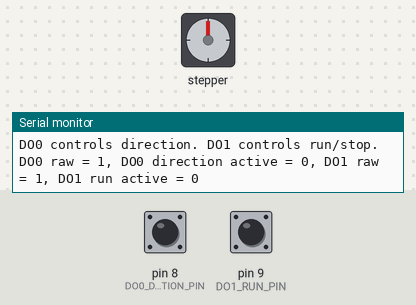
Bench run of a sketch on a simulated Arduino Mega 2560, built with avr-gcc and run on an emulated ATmega2560. On the bench: stepper motor, the last lines printed to the serial monitor. Wiring (inferred from the names in the program): stepper motor driver (200 steps per turn assumed): step pin 3; direction pin 2; enable pin 4. The inputs (shaded band) are chosen by the test bench; at power-on: pin 9 (DO1_RUN_PIN) HIGH, pin 8 (DO0_DIRECTION_PIN) HIGH.

Above: at 1.2 s.
1.3 s: pin 9 (DO1_RUN_PIN) pulled LOW for 1 s
At 2.8 s:
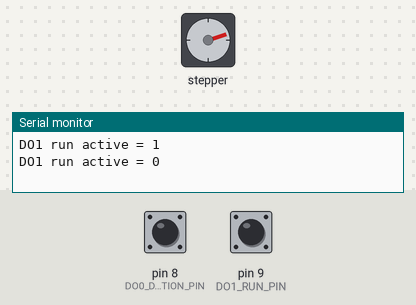
3.8 s: pin 9 (DO1_RUN_PIN) pulled LOW for 3.2 s
At 7.6 s:
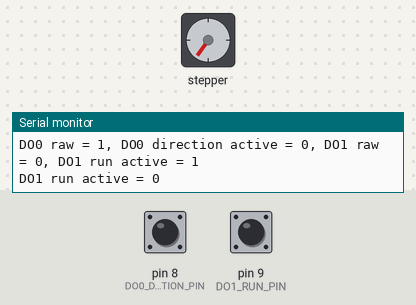
8.5 s: pin 9 (DO1_RUN_PIN) pulled LOW for 1 s
At 10.6 s:
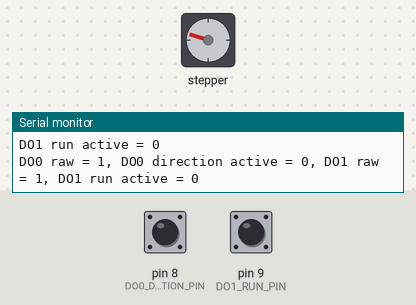
11.0 s: pin 9 (DO1_RUN_PIN) pulled LOW for 0.15 s
At 12.3 s:
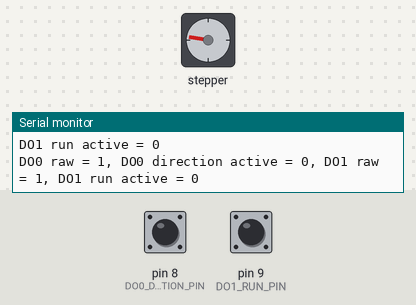
12.6 s: pin 8 (DO0_DIRECTION_PIN) pulled LOW for 0.15 s
14.2 s: pin 9 (DO1_RUN_PIN) pulled LOW for 3.2 s
At 14.65 s:
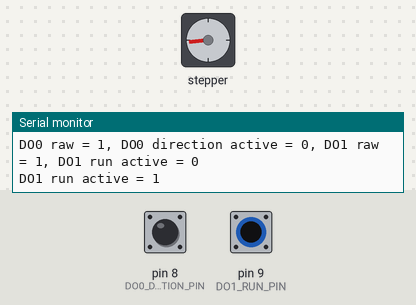
Timing chart, 0 to 18.9 s (numbered marks = the images above; inputs shaded):
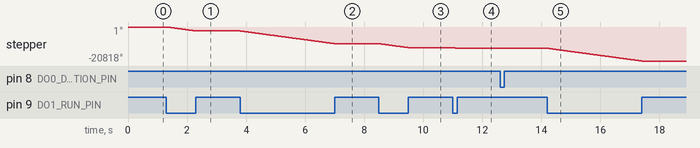

The sketch:

mega2560_tb6600_stepper_do0.ino
```cpp
/*
  Arduino Mega 2560 + TB6600 stepper driver controlled by xArm DO0/DO1.

  This program sends STEP and DIR signals from the Arduino Mega 2560 to
  a TB6600 stepper motor driver. xArm DO0 sets motor direction.
  xArm DO1 starts and stops continuous motor motion.

  Inputs:
    DO0_DIRECTION_PIN: digital signal from xArm DO0.
    DO1_RUN_PIN: digital signal from xArm DO1.

  Outputs:
    STEP_PIN: pulse signal to TB6600 PUL input.
    DIR_PIN: direction signal to TB6600 DIR input.
    ENABLE_PIN: enable signal to TB6600 ENA input.

  Units:
    Step pulse timing is in microseconds.
*/

// User Settings
// TODO: Feasible range is any digital pin on Arduino Mega 2560.
const int STEP_PIN                 = 3;

// TODO: Feasible range is any digital pin on Arduino Mega 2560.
const int DIR_PIN                  = 2;

// TODO: Feasible range is any digital pin on Arduino Mega 2560.
const int ENABLE_PIN               = 4;

// TODO: Connect xArm DO0 direction signal here. Feasible range is digital.
const int DO0_DIRECTION_PIN        = 8;

// TODO: Connect xArm DO1 run/stop signal here. Feasible range is digital.
const int DO1_RUN_PIN              = 9;

// TODO: Use true if DO0 and DO1 act like switches to GND.
const bool USE_INTERNAL_PULLUP     = true;

// TODO: With INPUT_PULLUP, active is usually LOW for xArm outputs.
const bool XARM_OUTPUT_ACTIVE_HIGH = false;

// TODO: This should match the working PC-controlled sketch.
const bool ENABLE_ACTIVE_LOW       = true;

// TODO: Use larger values for slower speed and easier first testing.
const unsigned int STEP_DELAY_US   = 350;

// TODO: Direction pin value when DO0 is active.
const bool DO0_ACTIVE_DIR_HIGH     = true;

// TODO: Direction pin value when DO0 is inactive.
const bool DO0_INACTIVE_DIR_HIGH   = false;

// TODO: Serial Monitor baud rate.
const unsigned long SERIAL_BAUD    = 9600;

bool previous_do0_direction_active = false;
bool previous_do1_run_active       = false;
unsigned long previous_print_ms    = 0;


void setup()
{
  Serial.begin(SERIAL_BAUD);

  pinMode(STEP_PIN, OUTPUT);
  pinMode(DIR_PIN, OUTPUT);
  pinMode(ENABLE_PIN, OUTPUT);

  if (USE_INTERNAL_PULLUP) {
    pinMode(DO0_DIRECTION_PIN, INPUT_PULLUP);
    pinMode(DO1_RUN_PIN, INPUT_PULLUP);
  }
  else {
    pinMode(DO0_DIRECTION_PIN, INPUT);
    pinMode(DO1_RUN_PIN, INPUT);
  }

  digitalWrite(STEP_PIN, LOW);
  digitalWrite(DIR_PIN, DO0_INACTIVE_DIR_HIGH);
  enableDriver();

  Serial.println("Arduino Mega 2560 TB6600 DO0/DO1 control ready.");
  Serial.println("DO0 controls direction. DO1 controls run/stop.");
}


void loop()
{
  bool read_do0_direction_active = isXarmOutputActive(DO0_DIRECTION_PIN);
  bool read_do1_run_active = isXarmOutputActive(DO1_RUN_PIN);

  setMotorDirection(read_do0_direction_active);
  printXarmStatus(read_do0_direction_active, read_do1_run_active);

  if (read_do1_run_active) {
    moveStepperOneStep();
  }
  else {
    digitalWrite(STEP_PIN, LOW);
  }
}


void enableDriver()
{
  if (ENABLE_ACTIVE_LOW) {
    digitalWrite(ENABLE_PIN, LOW);
  }
  else {
    digitalWrite(ENABLE_PIN, HIGH);
  }
}


void disableDriver()
{
  if (ENABLE_ACTIVE_LOW) {
    digitalWrite(ENABLE_PIN, HIGH);
  }
  else {
    digitalWrite(ENABLE_PIN, LOW);
  }
}


bool isXarmOutputActive(int input_pin)
{
  int read_input_value = digitalRead(input_pin);

  if (XARM_OUTPUT_ACTIVE_HIGH) {
    return read_input_value == HIGH;
  }

  return read_input_value == LOW;
}


void setMotorDirection(bool read_do0_direction_active)
{
  if (read_do0_direction_active) {
    digitalWrite(DIR_PIN, DO0_ACTIVE_DIR_HIGH);
  }
  else {
    digitalWrite(DIR_PIN, DO0_INACTIVE_DIR_HIGH);
  }
}


void printXarmStatus(
  bool read_do0_direction_active,
  bool read_do1_run_active
)
{
  unsigned long current_time_ms = millis();

  if (read_do0_direction_active != previous_do0_direction_active) {
    Serial.print("DO0 direction active = ");
    Serial.println(read_do0_direction_active);
    previous_do0_direction_active = read_do0_direction_active;
    previous_print_ms = current_time_ms;
  }

  if (read_do1_run_active != previous_do1_run_active) {
    Serial.print("DO1 run active = ");
    Serial.println(read_do1_run_active);
    previous_do1_run_active = read_do1_run_active;
    previous_print_ms = current_time_ms;
  }

  if (current_time_ms - previous_print_ms >= 1000) {
    Serial.print("DO0 raw = ");
    Serial.print(digitalRead(DO0_DIRECTION_PIN));
    Serial.print(", DO0 direction active = ");
    Serial.print(read_do0_direction_active);
    Serial.print(", DO1 raw = ");
    Serial.print(digitalRead(DO1_RUN_PIN));
    Serial.print(", DO1 run active = ");
    Serial.println(read_do1_run_active);
    previous_print_ms = current_time_ms;
  }
}


void moveStepperOneStep()
{
  digitalWrite(STEP_PIN, HIGH);
  delayMicroseconds(STEP_DELAY_US);
  digitalWrite(STEP_PIN, LOW);
  delayMicroseconds(STEP_DELAY_US);
}
```

Measured:
- after the input at 1.3 s, stepper: turns 2448° counter-clockwise in 1.0 s, starting at once
- after the input at 3.8 s, stepper: turns 7777° counter-clockwise in 3.2 s, starting at once
- after the input at 8.5 s, stepper: turns 2448° counter-clockwise in 1.0 s, starting at once
- after the input at 11.0 s, stepper: turns 368° counter-clockwise in 0.15 s, starting at once
- after the input at 14.2 s, stepper: turns 7777° counter-clockwise in 3.2 s, starting at once
